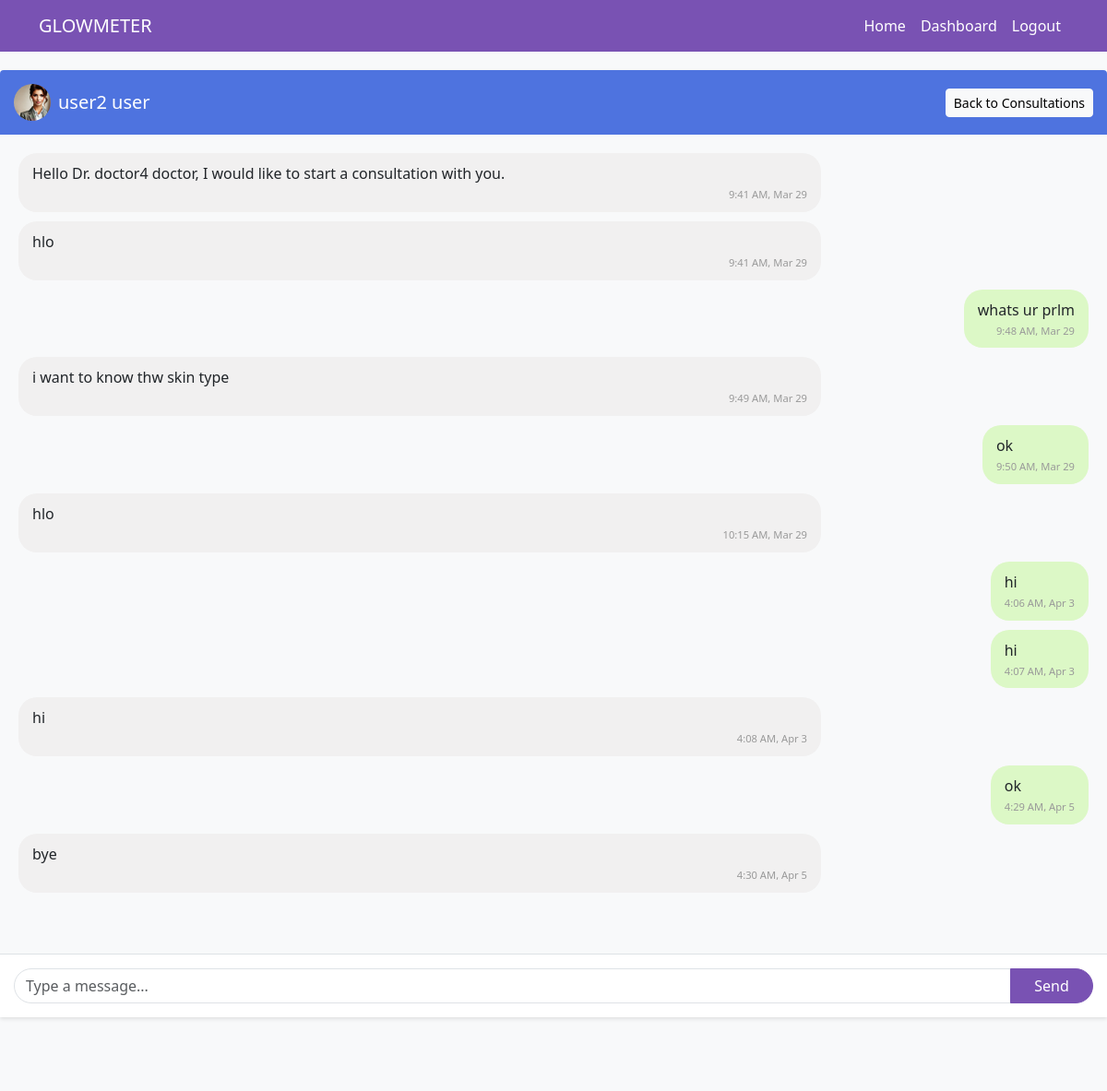
/consultation/8/ (signed in), run on the app's committed database.
### glowmeter_app/models.py (models this page shows, shortened)
class Consultation(models.Model):
    user = models.ForeignKey(User, on_delete=models.CASCADE, related_name='user_consultations')
    doctor = models.ForeignKey(Doctor, on_delete=models.CASCADE, related_name='doctor_consultations')
    started_at = models.DateTimeField(auto_now_add=True)
    is_active = models.BooleanField(default=True)

class RegularUser(models.Model):
    user = models.OneToOneField(User, on_delete=models.CASCADE, related_name='user_profile')
    full_name = models.CharField(max_length=100)
    profile_picture = models.ImageField(upload_to='profiles/', null=True, blank=True)

class Message(models.Model):
    consultation = models.ForeignKey(Consultation, on_delete=models.CASCADE, related_name='messages')
    sender = models.ForeignKey(User, on_delete=models.CASCADE, related_name='sent_messages')
    content = models.TextField()
    timestamp = models.DateTimeField(auto_now_add=True)
    is_read = models.BooleanField(default=False)
    class Meta:
        ordering = ['timestamp']

### glowmeter_app/views.py (the view, shortened to what this page needs)
# urls.py: path('consultation/<int:consultation_id>/', views.consultation_view, name='consultation'),
@login_required
def consultation_view(request, consultation_id):
    consultation = get_object_or_404(Consultation, id=consultation_id)
    user = request.user
    if user != consultation.user and (not user.is_doctor or user.doctor_profile != consultation.doctor):
        messages.error(request, "You don't have permission to view this consultation.")
        return redirect('dashboard')
    Message.objects.filter(
        consultation=consultation,
        is_read=False
    ).exclude(sender=user).update(is_read=True)
    chat_messages = Message.objects.filter(consultation=consultation).order_by('timestamp')
    context = {
        'consultation': consultation,
        'chat_messages': chat_messages,
        'is_doctor': user.is_doctor
    }
    return render(request, 'consultation.html', context)

### templates/consultation.html (shortened to what this page needs)
{% extends 'base.html' %}
{% block content %}
<div class="chat-wrapper">
    <div class="chat-card">
        <div class="chat-header d-flex justify-content-between align-items-center">
            <div class="d-flex align-items-center">
                {% if is_doctor %}
                    {% if consultation.user.user_profile.profile_picture %}
                        <img src="{{ consultation.user.user_profile.profile_picture.url }}" alt="Profile" class="rounded-circle me-2" style="width: 40px; height: 40px; object-fit: cover;">
                    {% else %}
                        <img src="https://via.placeholder.com/40" alt="Profile" class="rounded-circle me-2">
                    {% endif %}
                    <h5 class="mb-0">{{ consultation.user.user_profile.full_name }}</h5>
                {% endif %}
            </div>
            <a href="{% url 'my_consultations' %}" class="btn btn-sm btn-light">Back to Consultations</a>
        </div>
        <div class="chat-container" id="chatContainer">
            {% for message in chat_messages %}
                <div class="d-flex flex-column {% if message.sender == request.user %}align-items-end{% endif %}">
                    <div class="message {% if message.sender == request.user %}user-message{% else %}other-message{% endif %}">
                        {{ message.content }}
                        <div class="message-time">
                            {{ message.timestamp|date:"g:i A, M j" }}
                        </div>
                    </div>
                </div>
            {% endfor %}
        </div>
        <div class="chat-footer">
            <form method="post" id="messageForm">
                <div class="input-group">
                    <input type="text" name="message" class="form-control chat-input" placeholder="Type a message..." required>
                    <button type="submit" class="btn btn-primary send-button">
                         Send
                    </button>
                </div>
            </form>
        </div>
    </div>
</div>
{% endblock %}

### templates/base.html (style rules this page uses)
body { font-family: 'Segoe UI', Tahoma, Geneva, Verdana, sans-serif; background-color: #f8f9fa; }
.btn-primary { background-color: #7952b3; border-color: #7952b3; }

### templates/consultation.html (style rules this page uses)
body { background-color: #f8f9fa; }
.chat-wrapper { max-width: 1200px; margin: 0 auto; margin-top: 20px; height: calc(100vh - 120px); padding: 0; }
.chat-card { height: 100%; display: flex; flex-direction: column; box-shadow: 0 2px 4px rgba(0,0,0,0.1); background-color: white; border-radius: 0; }
.chat-container { flex-grow: 1; overflow-y: auto; padding: 20px; background-color: #f8f9fa; }
.message { border-radius: 20px; padding: 10px 15px; margin-bottom: 10px; max-width: 75%; word-wrap: break-word; }
.user-message { background-color: #dcf8c6; margin-left: auto; }
.other-message { background-color: #f1f0f0; }
.message-time { font-size: 0.7rem; color: #999; text-align: right; margin-top: 3px; }
.chat-header { padding: 15px; background-color: #4e73df; color: white; border-top-left-radius: 4px; border-top-right-radius: 4px; }
.chat-footer { padding: 15px; background-color: white; border-top: 1px solid #dee2e6; }
.chat-input { border-radius: 25px; padding-right: 100px; }
.send-button { border-radius: 25px; position: absolute; right: 0; top: 0; bottom: 0; width: 90px; }
.input-group { position: relative; }

### data on the page
Consultation: user.user_profile.profile_picture (picture), user.user_profile.full_name "user2 user"
Message: content "Hello Dr. doctor4 doctor, I would like to start a consultation with you.", timestamp "9:41 AM, Mar 29"
Message: content "hlo", timestamp "9:41 AM, Mar 29"
Message: content "whats ur prlm", timestamp "9:48 AM, Mar 29"
Message: content "i want to know thw skin type", timestamp "9:49 AM, Mar 29"
Message: content "ok", timestamp "9:50 AM, Mar 29"
Message: content "hlo", timestamp "10:15 AM, Mar 29"
Message: content "hi", timestamp "4:06 AM, Apr 3"
Message: content "hi", timestamp "4:07 AM, Apr 3"
Message: content "hi", timestamp "4:08 AM, Apr 3"
Message: content "ok", timestamp "4:29 AM, Apr 5"
Message: content "bye", timestamp "4:30 AM, Apr 5"
